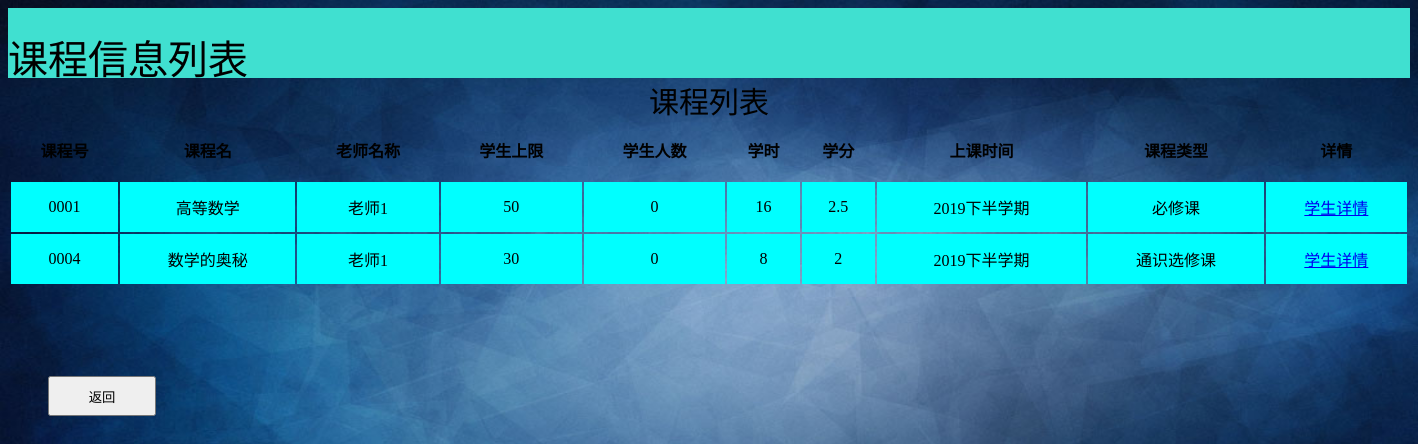
Before: /to_tea_course?tea_id=100001 with the older database file.
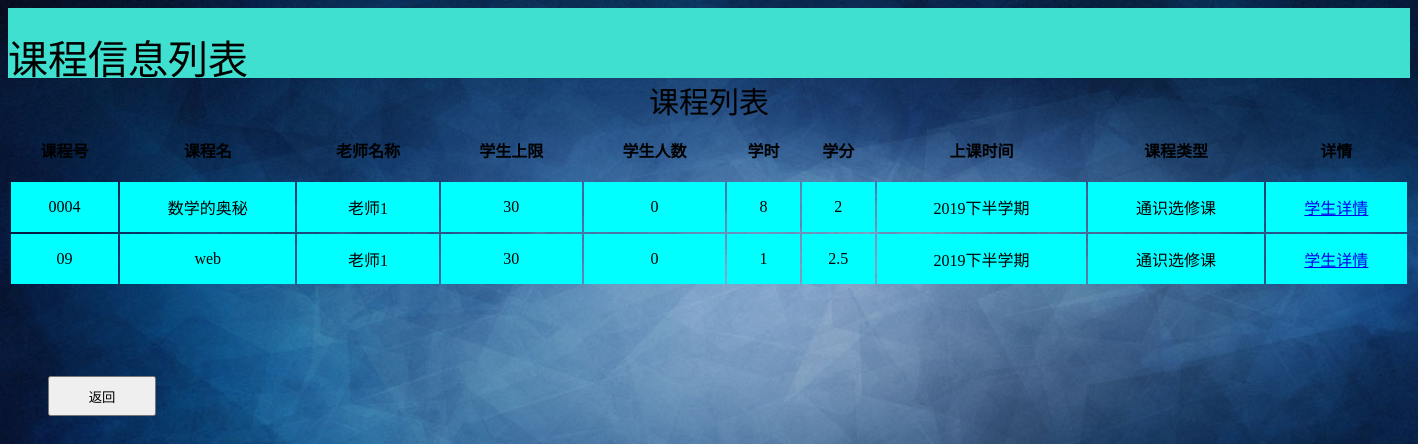
After: the same page with the newer database file.
### tables this page shows
CREATE TABLE course(
   id        text PRIMARY KEY     not null,
   name  text                            not null,
   teacher_id      text                            not null,
   max_num text                         not null,
   stu_num  text                          not null,
   time text                                not null,
   credit text                            not null,
   start_term text                   not null,
   class_type text                    not null
);

CREATE TABLE teacher(
   id        text PRIMARY KEY     not null,
   name  text                            not null,
   sex      text                            not null,
   major text                         not null,
   password    text                     not null
);

### stu_manager_sys.py (the view)
@app.route('/to_tea_course',methods=['GET'])
def to_tea_class():
    tea_id = request.args['tea_id'];
    sql = "select course.id,course.name,teacher.name,course.max_num,course.stu_num,course.time,course.credit,course.start_term,course.class_type from course,teacher where course.teacher_id = teacher.id and teacher_id = '%s'"%(tea_id);
    database = "database\Stu_Message_manger.db";
    conn = sqlite3.connect(database);
    cur = conn.cursor();
    cur.execute(sql);
    result = cur.fetchall()
    return render_template('tea_course.html',class_table=result);

### templates/tea_course.html (shortened to what this page needs)
<!DOCTYPE HTML PUBLIC "-//W3C//DTD HTML 4.01 Transitional//EN"
        "http://www.w3.org/TR/html4/loose.dtd">
<html>
<head>
</head>
<body background="{{ url_for('static', filename='pic/background.jpg') }}" style=" background-repeat:no-repeat ;background-size:100% 100%;background-attachment: fixed;">
<div class="top_div">
    <div class="top_txt">课程信息列表</div>
</div>
<TABLE align="center"   width="1400" >
    <CAPTION class="table_caption">课程列表</CAPTION>
    <TR align="center" height="60px"> <TH>课程号</TH><TH>课程名</TH><TH>老师名称</TH><TH>学生上限</TH><TH>学生人数</TH><TH>学时</TH><TH>学分</TH><TH>上课时间</TH><TH>课程类型</TH><TH>详情</TH></TR>
    {%for item in class_table%}
    <tr align="center" height="50px" bgcolor="aqua">
        {%for a in item%}
        <td>{{a}}</td>
        {% endfor %}
        <td><a href="/course_detail?course_id={{item[0]}}">学生详情</a></td>
    </tr>
    {% endfor %}
</TABLE>
<a href="/back">
    <input type="button" class="button_back" value="返回">
</a>
</body>
</html>

Changed rows visible on the page:
no longer on this page (row edited): course: id "0001", name "高等数学", max_num "50", item "0", time "16", credit "2.5", start_term "2019下半学期", class_type "必修课", teacher (name "老师1")
added course: id "09", name "web", max_num "30", item "0" "1", credit "2.5", start_term "2019下半学期", class_type "通识选修课", teacher (name "老师1")
